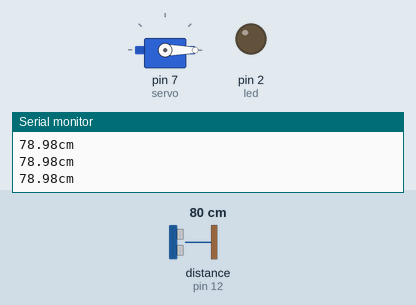
This sketch was run on a simulated Arduino Uno, built with avr-gcc and run on an emulated ATmega328P. Parts: servo, output pins drawn as LEDs (lit = HIGH), the last lines printed to the serial monitor. Wiring (inferred from the names in the program): ultrasonic range finder: trigger pin 13; echo pin 12. The test bench sets the inputs (shaded band); at power-on: distance to the obstacle (sensor on pin 12) 80 cm. The echo pulse lasts 58.3 µs per cm; pins used as bus, display or sensor lines are not drawn.

Above: at 1.2 s.
1.3 s: distance to the obstacle (sensor on pin 12) set to 14 cm
2.8 s: distance to the obstacle (sensor on pin 12) set to 11 cm
At 3.8 s:
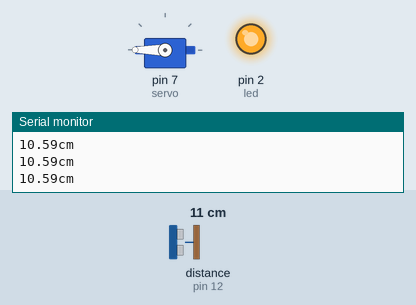
4.4 s: distance to the obstacle (sensor on pin 12) set to 18 cm
At 5.6 s:
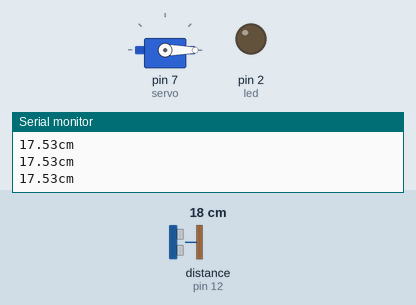
5.9 s: distance to the obstacle (sensor on pin 12) set to 2 cm
At 6.9 s:
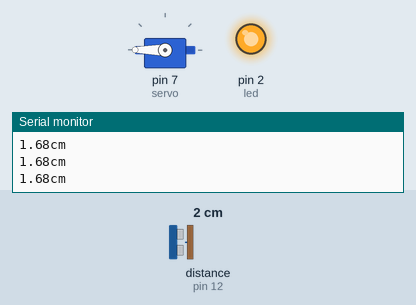
Timing chart, 0 to 8.4 s (numbered marks = the images above; inputs shaded):
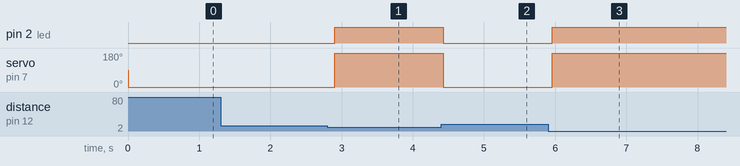

The sketch:

LED_Submotor_SONIC_.ino
```cpp
//초음파 센서의 핀번호를 설정한다.
#include<Servo.h>
Servo servo;
int value =0 ;
int echoPin = 12;
int trigPin = 13;
int led=2;

void setup() {
  Serial.begin(9600);
  // trig를 출력모드로 설정, echo를 입력모드로 설정
  servo.attach(7);
  pinMode(trigPin, OUTPUT);
  pinMode(echoPin, INPUT);
  pinMode(led,OUTPUT);
}

void loop() {
  float duration, distance;

  digitalWrite(trigPin, LOW);
  delayMicroseconds(2);

  // 초음파를 보낸다. 다 보내면 echo가 HIGH 상태로 대기하게 된다.
  digitalWrite(trigPin, HIGH);
//  delay(10);
  delayMicroseconds(10);
  digitalWrite(trigPin, LOW);

  // echoPin 이 HIGH를 유지한 시간을 저장 한다.
  duration = pulseIn(echoPin, HIGH);
  // HIGH 였을 때 시간(초음파가 보냈다가 다시 들어온 시간)을 가지고 거리를 계산 한다.
  distance = ((float)(340 * duration) / 10000) / 2;

  Serial.print(distance);
  Serial.println("cm");
  // 수정한 값을 출력
  if(distance<12){
  digitalWrite(led,HIGH);
  servo.write(180);
  }else{
  digitalWrite(led,LOW);
  servo.write(0);
  }
  delay(100);


}
```

Measured:
- the behaviour switches between 13 and 12 cm on distance to the obstacle (sensor on pin 12) (found by bisection; images 0 and 1)
- after the input at 2.8 s, pin 2 (led): LOW → HIGH after 0.10 s; servo on pin 7 (servo): 0° → 180° after 0.10 s
- after the input at 4.4 s, pin 2 (led): HIGH → LOW at once; servo on pin 7 (servo): 180° → 0° at once
- after the input at 5.9 s, pin 2 (led): LOW → HIGH after 0.06 s; servo on pin 7 (servo): 0° → 180° after 0.06 s
